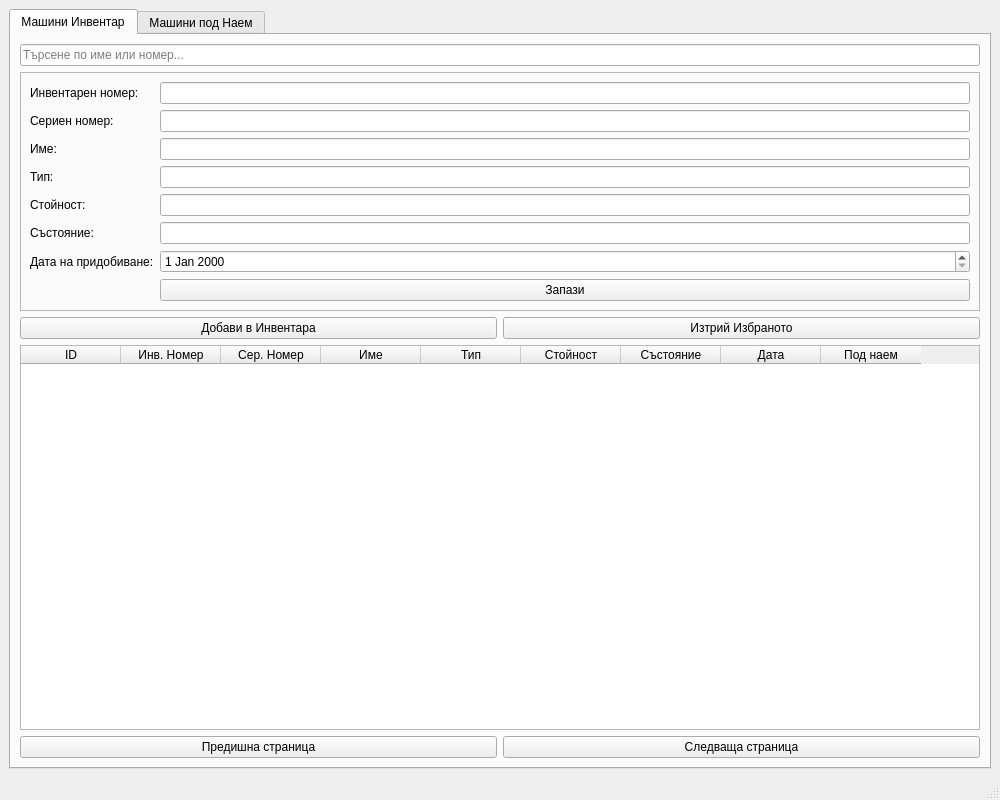
<?xml version="1.0" encoding="UTF-8"?>
<ui version="4.0">
 <class>MainWindow</class>
 <widget class="QMainWindow" name="MainWindow">
  <property name="geometry">
   <rect>
    <x>0</x>
    <y>0</y>
    <width>1000</width>
    <height>800</height>
   </rect>
  </property>
  <property name="windowTitle">
   <string>Инвентар ЛСМ Склад 12</string>
  </property>
  <widget class="QWidget" name="centralwidget">
   <layout class="QVBoxLayout" name="verticalLayout">
    <item>
     <widget class="QTabWidget" name="tabWidget">
      <!-- Inventory Tab -->
      <widget class="QWidget" name="inventory_tab">
       <attribute name="title">
        <string>Машини Инвентар</string>
       </attribute>
       <layout class="QVBoxLayout" name="verticalLayout_2">
        <item>
         <widget class="QLineEdit" name="inventory_search_input">
          <property name="placeholderText">
           <string>Търсене по име или номер...</string>
          </property>
         </widget>
        </item>
        <item>
         <widget class="QFrame" name="inventory_inputs_frame">
          <property name="frameShape">
           <enum>QFrame::StyledPanel</enum>
          </property>
          <layout class="QGridLayout" name="gridLayout">
           <item row="0" column="0">
            <widget class="QLabel" name="label_1">
             <property name="text">
              <string>Инвентарен номер:</string>
             </property>
            </widget>
           </item>
           <item row="0" column="1">
            <widget class="QLineEdit" name="inventory_number_input"/>
           </item>
           <item row="1" column="0">
            <widget class="QLabel" name="label_2">
             <property name="text">
              <string>Сериен номер:</string>
             </property>
            </widget>
           </item>
           <item row="1" column="1">
            <widget class="QLineEdit" name="serial_number_input"/>
           </item>
           <item row="2" column="0">
            <widget class="QLabel" name="label_3">
             <property name="text">
              <string>Име:</string>
             </property>
            </widget>
           </item>
           <item row="2" column="1">
            <widget class="QLineEdit" name="name_input"/>
           </item>
           <item row="3" column="0">
            <widget class="QLabel" name="label_4">
             <property name="text">
              <string>Тип:</string>
             </property>
            </widget>
           </item>
           <item row="3" column="1">
            <widget class="QLineEdit" name="type_input"/>
           </item>
           <item row="4" column="0">
            <widget class="QLabel" name="label_5">
             <property name="text">
              <string>Стойност:</string>
             </property>
            </widget>
           </item>
           <item row="4" column="1">
            <widget class="QLineEdit" name="value_input"/>
           </item>
           <item row="5" column="0">
            <widget class="QLabel" name="label_6">
             <property name="text">
              <string>Състояние:</string>
             </property>
            </widget>
           </item>
           <item row="5" column="1">
            <widget class="QLineEdit" name="condition_input"/>
           </item>
           <item row="6" column="0">
            <widget class="QLabel" name="label_7">
             <property name="text">
              <string>Дата на придобиване:</string>
             </property>
            </widget>
           </item>
           <item row="6" column="1">
            <widget class="QDateEdit" name="date_input"/>
           </item>
           <item row="7" column="1">
            <widget class="QPushButton" name="btn_save_inventory">
             <property name="text">
              <string>Запази</string>
             </property>
            </widget>
           </item>
          </layout>
         </widget>
        </item>
        <item>
         <layout class="QHBoxLayout" name="horizontalLayout">
          <item>
           <widget class="QPushButton" name="btn_add_inventory">
            <property name="text">
             <string>Добави в Инвентара</string>
            </property>
           </widget>
          </item>
          <item>
           <widget class="QPushButton" name="btn_delete_inventory">
            <property name="text">
             <string>Изтрий Избраното</string>
            </property>
           </widget>
          </item>
         </layout>
        </item>
        <item>
         <widget class="QTableWidget" name="inventory_table">
          <column>
           <property name="text">
            <string>ID</string>
           </property>
          </column>
          <column>
           <property name="text">
            <string>Инв. Номер</string>
           </property>
          </column>
          <column>
           <property name="text">
            <string>Сер. Номер</string>
           </property>
          </column>
          <column>
           <property name="text">
            <string>Име</string>
           </property>
          </column>
          <column>
           <property name="text">
            <string>Тип</string>
           </property>
          </column>
          <column>
           <property name="text">
            <string>Стойност</string>
           </property>
          </column>
          <column>
           <property name="text">
            <string>Състояние</string>
           </property>
          </column>
          <column>
           <property name="text">
            <string>Дата</string>
           </property>
          </column>
          <column>
           <property name="text">
            <string>Под наем</string>
           </property>
          </column>
         </widget>
        </item>
        <item>
         <layout class="QHBoxLayout" name="horizontalLayout_3">
          <item>
           <widget class="QPushButton" name="btn_prev_inventory_page">
            <property name="text">
             <string>Предишна страница</string>
            </property>
           </widget>
          </item>
          <item>
           <widget class="QPushButton" name="btn_next_inventory_page">
            <property name="text">
             <string>Следваща страница</string>
            </property>
           </widget>
          </item>
         </layout>
        </item>
       </layout>
      </widget>
      
      <!-- Rental Tab -->
      <widget class="QWidget" name="rental_tab">
       <attribute name="title">
        <string>Машини под Наем</string>
       </attribute>
       <layout class="QVBoxLayout" name="verticalLayout_3">
        <item>
         <widget class="QLineEdit" name="rental_search_input">
          <property name="placeholderText">
           <string>Търсене по име или номер...</string>
          </property>
         </widget>
        </item>
        <item>
         <widget class="QFrame" name="rental_inputs_frame">
          <property name="frameShape">
           <enum>QFrame::StyledPanel</enum>
          </property>
          <layout class="QGridLayout" name="gridLayout_2">
           <item row="0" column="0">
            <widget class="QLabel" name="label_7">
             <property name="text">
              <string>Инвентарен номер:</string>
             </property>
            </widget>
           </item>
           <item row="0" column="1">
            <widget class="QLineEdit" name="rental_inventory_number_input"/>
           </item>
           <item row="1" column="0">
            <widget class="QLabel" name="label_8">
             <property name="text">
              <string>Сериен номер:</string>
             </property>
            </widget>
           </item>
           <item row="1" column="1">
            <widget class="QLineEdit" name="rental_serial_number_input"/>
           </item>
           <item row="2" column="0">
            <widget class="QLabel" name="label_9">
             <property name="text">
              <string>Име:</string>
             </property>
            </widget>
           </item>
           <item row="2" column="1">
            <widget class="QLineEdit" name="rental_name_input"/>
           </item>
           <item row="3" column="0">
            <widget class="QLabel" name="label_10">
             <property name="text">
              <string>Дневен наем:</string>
             </property>
            </widget>
           </item>
           <item row="3" column="1">
            <widget class="QLineEdit" name="daily_rate_input"/>
           </item>
           <item row="4" column="0">
            <widget class="QLabel" name="label_11">
             <property name="text">
              <string>Стойност:</string>
             </property>
            </widget>
           </item>
           <item row="4" column="1">
            <widget class="QLineEdit" name="rental_value_input"/>
           </item>
           <item row="5" column="0">
            <widget class="QLabel" name="label_12">
             <property name="text">
              <string>Дата на поддръжка:</string>
             </property>
            </widget>
           </item>
           <item row="5" column="1">
            <widget class="QDateEdit" name="maintenance_date_input"/>
           </item>
           <item row="6" column="1">
            <widget class="QPushButton" name="btn_save_rental">
             <property name="text">
              <string>Запази</string>
             </property>
            </widget>
           </item>
          </layout>
         </widget>
        </item>
        <item>
         <layout class="QHBoxLayout" name="horizontalLayout_2">
          <item>
           <widget class="QPushButton" name="btn_add_rental">
            <property name="text">
             <string>Добави във 'Под Наем'</string>
            </property>
           </widget>
          </item>
          <item>
           <widget class="QPushButton" name="btn_delete_rental">
            <property name="text">
             <string>Изтрий Избраното</string>
            </property>
           </widget>
          </item>
         </layout>
        </item>
        <item>
         <widget class="QTableWidget" name="rental_table">
          <column>
           <property name="text">
            <string>ID</string>
           </property>
          </column>
          <column>
           <property name="text">
            <string>Инв. Номер</string>
           </property>
          </column>
          <column>
           <property name="text">
            <string>Сер. Номер</string>
           </property>
          </column>
          <column>
           <property name="text">
            <string>Име</string>
           </property>
          </column>
          <column>
           <property name="text">
            <string>Дневен Наем</string>
           </property>
          </column>
          <column>
           <property name="text">
            <string>Стойност</string>
           </property>
          </column>
          <column>
           <property name="text">
            <string>Дата</string>
           </property>
          </column>
         </widget>
        </item>
        <item>
         <layout class="QHBoxLayout" name="horizontalLayout_4">
          <item>
           <widget class="QPushButton" name="btn_prev_rental_page">
            <property name="text">
             <string>Предишна страница</string>
            </property>
           </widget>
          </item>
          <item>
           <widget class="QPushButton" name="btn_next_rental_page">
            <property name="text">
             <string>Следваща страница</string>
            </property>
           </widget>
          </item>
         </layout>
        </item>
       </layout>
      </widget>
     </widget>
    </item>
   </layout>
  </widget>
  <widget class="QStatusBar" name="statusbar"/>
 </widget>
 <resources/>
 <connections/>
</ui>
